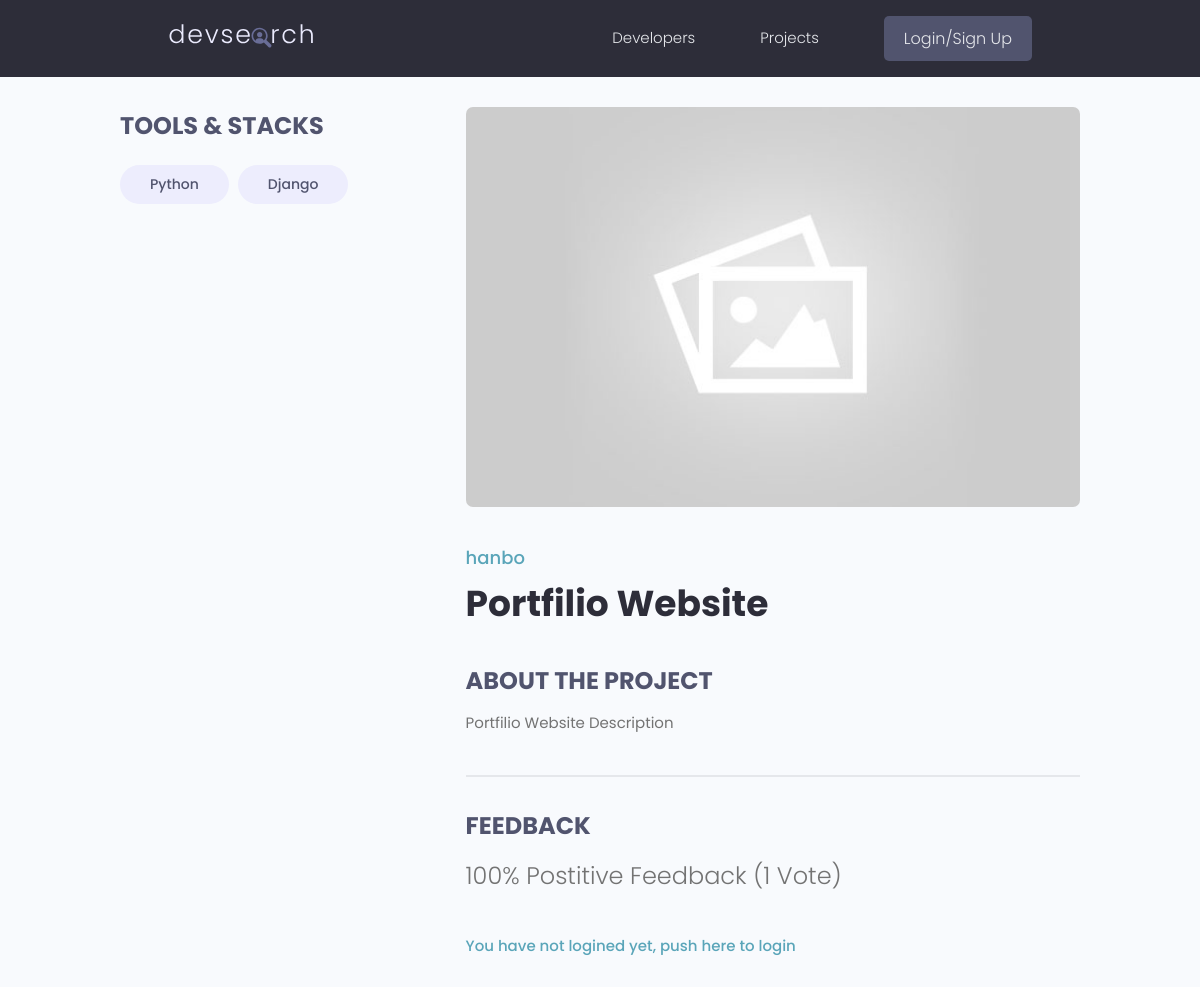
The app's page /projects/project/d3614e13-d0d9-4f77-a993-397acaaa3946 with its own data.
### projects/models.py (models this page shows, shortened)
class Tag(models.Model):
    name = models.CharField(max_length=200)
    created = models.DateTimeField(auto_now_add=True),
    id = models.UUIDField(default=uuid.uuid4, unique=True, primary_key=True, editable=True)

class Project(models.Model):
    owner = models.ForeignKey(Profile, null=True, blank=True, on_delete=models.CASCADE)
    title = models.CharField(max_length=200)
    description = models.TextField(null=True, blank=True)
    tags = models.ManyToManyField('Tag', blank=True)
    vote_total = models.IntegerField(default=0, null=True)
    vote_ratio = models.IntegerField(default=0, null=True)
    featured_image = models.ImageField(null=True, blank=True, default='default.jpg')
    demo_link = models.CharField(max_length=2000, null=True, blank=True)
    source_link = models.CharField(max_length=2000, null=True, blank=True)
    created = models.DateTimeField(auto_now_add=True)
    id = models.UUIDField(default=uuid.uuid4, unique=True,
                          primary_key=True, editable=True)
    class Meta:
        ordering = ['-vote_ratio', '-vote_total', 'title']
    @property
    def reviewers(self):
        query_set = self.review_set.all().values_list('owner__id', flat=True)
        return query_set

### users/models.py (models this page shows, shortened)
class Profile(models.Model):
    id = models.UUIDField(primary_key=True, editable=False,
                          unique=True, default=uuid.uuid4)
    user = models.OneToOneField(User, on_delete=models.CASCADE, null=True, blank=True)
    username = models.CharField(max_length=200, null=True, blank=True)
    name = models.CharField(max_length=200, blank=True, null=True)
    email = models.CharField(max_length=500, null=True, blank=True)
    location = models.CharField(max_length=500, null=True, blank=True)
    short_intro = models.CharField(max_length=200, null=True, blank=True)
    bio = models.TextField(null=True, blank=True)
    profile_image = models.ImageField(null=True, blank=True,
                                      default='profiles/user-default.png', upload_to='profiles/')
    social_github = models.CharField(max_length=200, null=True, blank=True)
    social_twitter = models.CharField(max_length=200, null=True, blank=True)
    social_linkedin = models.CharField(max_length=200, null=True, blank=True)
    social_youtube = models.CharField(max_length=200, null=True, blank=True)
    social_website = models.CharField(max_length=200, null=True, blank=True)
    created = models.DateTimeField(auto_now_add=True)
    class Meta:
        ordering = ['created']

### projects/views.py (the view, shortened to what this page needs)
# urls.py: path('project/<str:pk>', views.project, name='project'),
def project(request, pk):
    projectObj = Project.objects.get(id=pk)
    form = ReviewForm()
    context = {'project': projectObj, 'form': form}
    return render(request, 'projects/single-project.html', context)

### projects/templates/projects/single-project.html (shortened to what this page needs)
{% extends 'main.html' %}
{% block content %}
  <main class="singleProject my-md">
    <div class="container">
      <div class="layout">
        <div class="column column--1of3">
          <h3 class="singleProject__subtitle">Tools & Stacks</h3>
          <div class="singleProject__toolStack">
            {% for tag in project.tags.all %}
                <span class="tag tag--pill tag--sub tag--lg">
                <small>{{tag.name}}</small>
                </span>
            {% endfor %}
          </div>
        </div>
        <div class="column column--2of3">
          <img class="singleProject__preview" src="{{ project.featured_image.url }}" alt="portfolio thumbnail" />
          <a href="profile.html" class="singleProject__developer">{{project.owner.name}}</a>
          <h2 class="singleProject__title">{{project.title}}</h2>
          <h3 class="singleProject__subtitle">About the Project</h3>
          <div class="singleProject__info">
            {{project.description}}
          </div>
          <div class="comments">
            <h3 class="singleProject__subtitle">Feedback</h3>
            <h5 class="project--rating">
              {{project.vote_ratio}}% Postitive Feedback ({{project.vote_total}} Vote{{project.vote_total|pluralize:"s"}})
            </h5>
            {% if request.user.profile.id in project.reviewers %}
              <p>You have reviewed this project</p>
            {% elif request.user.profile == project.owner %}
              <p>You cannot review this project</p>
            {% else %}
              <a href="{% url 'login' %}?next={{request.path}}">You have not logined yet, push here to login</a>
            {% endif %}
          </div>
        </div>
      </div>
    </div>
  </main>
{% endblock content %}

### static/styles/app.css (style rules this page uses)
:root { --color-sub: #2d2d39; }
img { width: 100%; }
.singleProject .column--1of3 { order: 2; }
@media screen and (min-width: 1081px) { .singleProject .column--1of3 { order: 1; } }
@media screen and (min-width: 1081px) { .singleProject .column--2of3 { order: 2; } }
.singleProject__toolStack { margin-top: 2rem; margin-bottom: 4rem; }
.singleProject__preview { height: 50vh; object-fit: cover; object-position: top center; margin-bottom: 3rem; border-radius: 0.7rem; }
.singleProject__developer { font-size: 1.8rem; font-weight: 500; }
.singleProject__title { font-size: 3.6rem; font-weight: 700; color: var(--color-sub); margin-bottom: 3rem; }
.project--rating { margin-bottom: 1.6em; margin-top: .5em; }
.singleProject__subtitle { text-transform: uppercase; font-size: 2.4rem; font-weight: 700; color: var(--color-sub-light); margin-bottom: 1rem; }
.comments { margin-top: 4rem; padding-top: 3rem; border-top: 2px solid var(--color-light); }

### static/uikit/styles/modules/_variables.css (style rules this page uses)
:root { --color-main: #5aa5b9; --color-main-light: #e6faff; --color-sub: #3f4156; --color-sub-light: #51546e; --color-sub-lighter: #ededfd; --color-text: #737373; --color-gray: #8b8b8b; --color-light: #e5e7eb; --color-light-gray: #767676; --color-bg: #f8fafd; --color-white: #fffefd; --color-white-light: #f3f3f3; --color-success: #359e64; --color-success-bg: #def8e8; --color-error: #fc4b0b; --color-error-bg: #fff2ee; --font-base: 'Poppins', arial, helvetica, 'Segoe UI', roboto, ubuntu, sans-serif; --font-monospace: 'Fira Code', 'Courier New', courier, monospace; --font-regular: 300; --font-medium: 500; --font-bold: 700; --generic-shadow: 1px 1px 5px #00000010; --generic-transition: all 0.3s ease-in-out; }

### static/uikit/styles/modules/_base.css (style rules this page uses)
* { margin: 0; padding: 0; box-sizing: border-box; text-rendering: optimizeLegibility; color: inherit; font-size: inherit; }
html { font-size: 50%; }
@media only screen and (min-width: 480px) { html { font-size: 56.25%; } }
@media only screen and (min-width: 1200px) { html { font-size: 62.5%; } }
body { line-height: 1.6; font-weight: 400; font-size: 1.5rem; color: var(--color-text); background-color: var(--color-bg); min-height: 100vh; }

### static/uikit/styles/modules/_typography.css (style rules this page uses)
* { font-family: var(--font-base); }
h2 { font-size: 3.6rem; font-weight: var(--font-bold); }
h3 { font-size: 3.2rem; font-weight: var(--font-medium); }
h5 { font-size: 2.4rem; font-weight: var(--font-medium); }
h5, h6 { font-weight: var(--font-regular); }
p, span, strong { font-size: 1.6rem; color: var(--color-text); font-weight: var(--font-regular); }
a { padding-bottom: 2px; text-decoration: none; display: inline-block; color: var(--color-main); font-weight: var(--font-medium); }

### static/uikit/styles/modules/_utilities.css (style rules this page uses)
.container { width: 92%; max-width: 165rem; margin: 0 auto; box-sizing: border-box; }
@media screen and (min-width: 1000px) { .container { width: 90%; } }
@media screen and (min-width: 1200px) { .container { width: 80%; } }
.my-md { margin: 3rem auto; }

### static/uikit/styles/modules/_tag.css (style rules this page uses)
.tag { display: inline-flex; align-items: center; background-color: var(--color-sub); height: -webkit-fit-content; height: -moz-fit-content; height: fit-content; width: -webkit-fit-content; width: -moz-fit-content; width: fit-content; border-radius: 0.5rem; padding: 0.5rem 1.5rem; font-size: 1.2rem; cursor: pointer; }
.tag:not(:last-child) { margin-right: 0.25rem; margin-bottom: 0.75rem; }
.tag > small { color: var(--color-white); }
.tag--pill { border-radius: 5rem; }
.tag--sub, .tag--sub > small { background: var(--color-sub-lighter); color: var(--color-sub-light); font-weight: 500; }
.tag--lg { padding: 0.8rem 3rem; font-size: 1.4rem; }
.tag--lg:not(:last-child) { margin-right: 0.5rem; margin-bottom: 1rem; }

### static/uikit/styles/modules/_layout.css (style rules this page uses)
.layout { display: flex; flex-flow: row wrap; justify-content: space-between; }
.layout > .column { margin-bottom: 3rem; }
.layout > .column.column--1of3 { flex-basis: 30%; }
.layout > .column.column--2of3 { flex-basis: 64%; }

### records on screen
Tag: name "Python"
Tag: name "Django"
Project: featured_image (placeholder picture), owner.name "hanbo", title "Portfilio Website", description "Portfilio Website Description", vote_ratio "100", vote_total "1"
